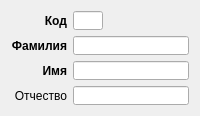
<?xml version="1.0" encoding="UTF-8"?>
<ui version="4.0">
 <class>Form</class>
 <widget class="QWidget" name="Form">
  <property name="geometry">
   <rect>
    <x>0</x>
    <y>0</y>
    <width>200</width>
    <height>116</height>
   </rect>
  </property>
  <property name="minimumSize">
   <size>
    <width>200</width>
    <height>116</height>
   </size>
  </property>
  <property name="maximumSize">
   <size>
    <width>16777215</width>
    <height>116</height>
   </size>
  </property>
  <property name="windowTitle">
   <string>Form</string>
  </property>
  <layout class="QGridLayout" name="gridLayout">
   <item row="0" column="0">
    <widget class="QLabel" name="label">
     <property name="font">
      <font>
       <weight>75</weight>
       <bold>true</bold>
      </font>
     </property>
     <property name="text">
      <string>Код</string>
     </property>
     <property name="alignment">
      <set>Qt::AlignRight|Qt::AlignTrailing|Qt::AlignVCenter</set>
     </property>
    </widget>
   </item>
   <item row="0" column="1">
    <widget class="QLineEdit" name="lineEditCode">
     <property name="sizePolicy">
      <sizepolicy hsizetype="Fixed" vsizetype="Fixed">
       <horstretch>0</horstretch>
       <verstretch>0</verstretch>
      </sizepolicy>
     </property>
     <property name="minimumSize">
      <size>
       <width>30</width>
       <height>0</height>
      </size>
     </property>
     <property name="maximumSize">
      <size>
       <width>30</width>
       <height>16777215</height>
      </size>
     </property>
     <property name="text">
      <string/>
     </property>
    </widget>
   </item>
   <item row="0" column="2">
    <spacer name="horizontalSpacer">
     <property name="orientation">
      <enum>Qt::Horizontal</enum>
     </property>
     <property name="sizeHint" stdset="0">
      <size>
       <width>40</width>
       <height>20</height>
      </size>
     </property>
    </spacer>
   </item>
   <item row="1" column="0">
    <widget class="QLabel" name="label_2">
     <property name="font">
      <font>
       <weight>75</weight>
       <bold>true</bold>
      </font>
     </property>
     <property name="text">
      <string>Фамилия</string>
     </property>
     <property name="alignment">
      <set>Qt::AlignRight|Qt::AlignTrailing|Qt::AlignVCenter</set>
     </property>
    </widget>
   </item>
   <item row="1" column="1" colspan="2">
    <widget class="QLineEdit" name="lineEditLastName">
     <property name="styleSheet">
      <string notr="true"/>
     </property>
    </widget>
   </item>
   <item row="2" column="0">
    <widget class="QLabel" name="label_3">
     <property name="font">
      <font>
       <weight>75</weight>
       <bold>true</bold>
      </font>
     </property>
     <property name="text">
      <string>Имя</string>
     </property>
     <property name="alignment">
      <set>Qt::AlignRight|Qt::AlignTrailing|Qt::AlignVCenter</set>
     </property>
    </widget>
   </item>
   <item row="2" column="1" colspan="2">
    <widget class="QLineEdit" name="lineEditFirstName"/>
   </item>
   <item row="3" column="0">
    <widget class="QLabel" name="label_4">
     <property name="text">
      <string>Отчество</string>
     </property>
     <property name="alignment">
      <set>Qt::AlignRight|Qt::AlignTrailing|Qt::AlignVCenter</set>
     </property>
    </widget>
   </item>
   <item row="3" column="1" colspan="2">
    <widget class="QLineEdit" name="lineEditMiddleName"/>
   </item>
  </layout>
 </widget>
 <resources/>
 <connections/>
</ui>
